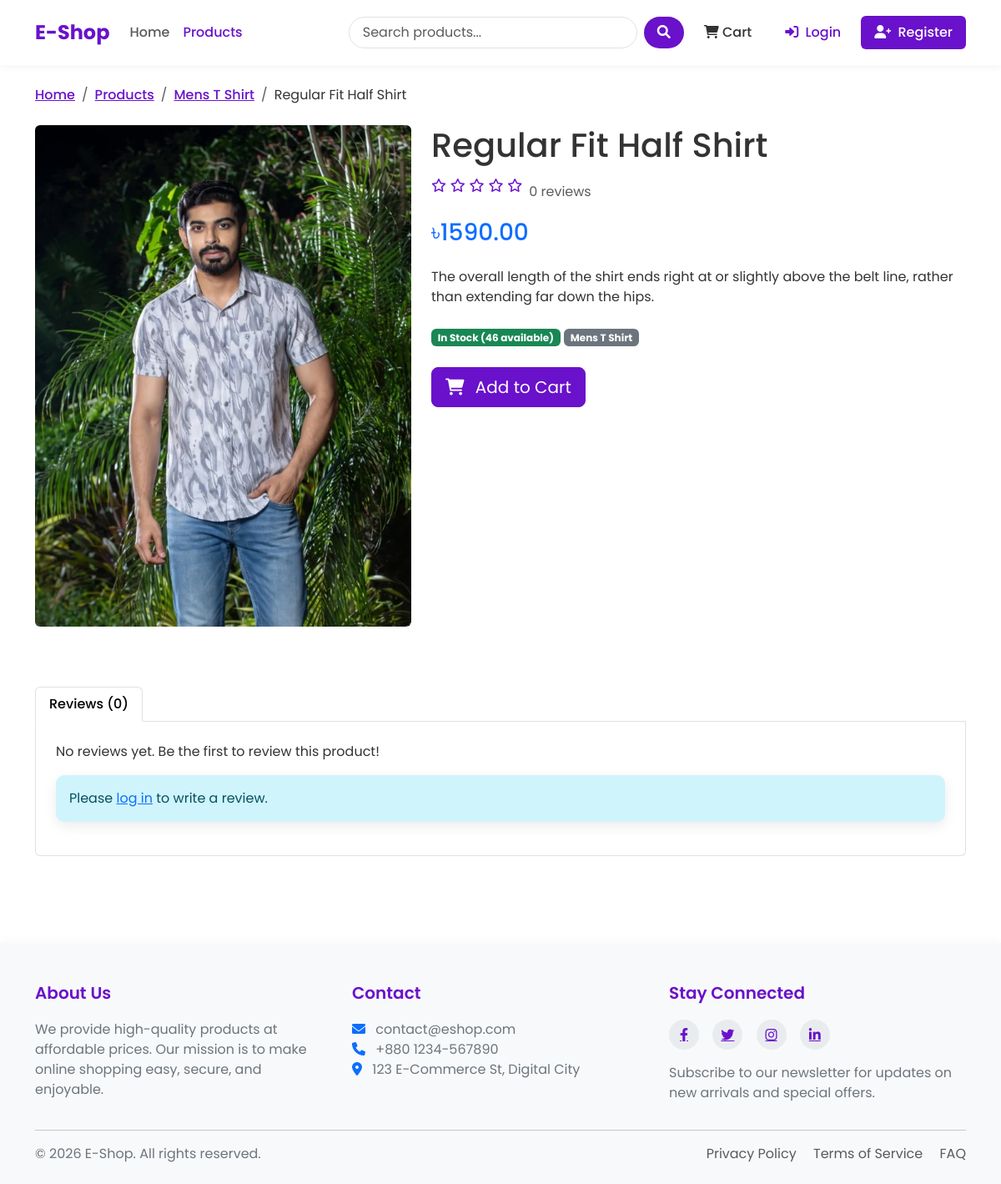
/products/detail/regular-fit-half-shirt/, run on the app's committed database.
### shop/models.py (models this page shows, shortened)
class Product(models.Model):
     name = models.CharField(max_length=100)
     slug = models.SlugField(max_length=100,unique=True)
     category = models.ForeignKey(Category,on_delete=models.CASCADE,related_name='products')
     description = models.TextField()
     price = models.DecimalField(max_digits=10,decimal_places=2)
     stock = models.PositiveBigIntegerField(default=1)
     available = models.BooleanField(default=True)
     created = models.DateTimeField(auto_now_add=True)
     updated = models.DateTimeField(auto_now=True)
     image = models.ImageField(upload_to='products/%Y/%m/%d')
     def average_rating(self):
            ratings = self.ratings.all()
            if ratings.count() > 0:
                return sum([rating.rating for rating in ratings])/ratings.count()
            return 0

class Category(models.Model):
      name = models.CharField(max_length=100)
      slug = models.SlugField(max_length=100,unique=True)
      description = models.TextField(blank=True)
      class Meta:
            verbose_name_plural = 'categories'

### shop/views.py (the view)
# urls.py: path('products/detail/<slug:slug>/', views.product_detail, name = 'product_detail'),
def product_detail(request,slug):
    product = get_object_or_404(models.Product,slug=slug,available=True)
    related_products = models.Product.objects.filter(category = product.category).exclude(id=product.id)
    user_rating = None
    if request.user.is_authenticated:
        try:
            user_rating = models.Rating.objects.get(product=product,user=request.user)
        except models.Rating.DoesNotExist:
              pass
    rating_form = RatingForm(instance=user_rating)
    return render(request,'shop/product_detail.html',{
        'product':product,
        'related_products':related_products,
        'user_rating':user_rating,
        'rating_form':rating_form
    })

### shop/forms.py
class RatingForm(forms.ModelForm):
    class Meta:
        model = Rating
        fields = ['rating','comment']
        widgets = {
            'rating': forms.Select(choices=[(i, i) for i in range(1, 6)]),
            'comment': forms.Textarea(attrs={'rows': 4})
        }

### shop/context_processors.py (called while the page is built)
def cart_items_count(request):
    if request.user.is_authenticated:
       try:
           cart = Cart.objects.get(user=request.user)
           return {'cart_items_count' : cart.cart_items_count}
       except Cart.DoesNotExist:
           {'cart_items_count':0}
    return {'cart_items_count':0}

### shop/templates/shop/product_detail.html (shortened to what this page needs)
{% extends 'base.html' %}
{% block content %}
<nav aria-label="breadcrumb">
    <ol class="breadcrumb">
        <li class="breadcrumb-item"><a href="{% url 'home' %}">Home</a></li>
        <li class="breadcrumb-item"><a href="{% url 'product_list' %}">Products</a></li>
        <li class="breadcrumb-item"><a href="{% url 'product_list_by_category' product.category.slug %}">{{ product.category.name }}</a></li>
        <li class="breadcrumb-item active" aria-current="page">{{ product.name }}</li>
    </ol>
</nav>
<div class="row">
    <div class="col-md-5 mb-4">
        {% if product.image %}
        <img src="{{ product.image.url }}" class="img-fluid rounded" alt="{{ product.name }}">
        {% else %}
        <div class="bg-light text-center p-5 rounded">
            <i class="fas fa-image fa-5x text-muted"></i>
        </div>
        {% endif %}
    </div>
    <div class="col-md-7">
        <h1 class="mb-3">{{ product.name }}</h1>
        <div class="d-flex align-items-center mb-3">
            <div class="rating me-2">
                {% for i in "12345" %}
                {% if forloop.counter <= product.average_rating %}
                <i class="fas fa-star"></i>
                {% else %}
                <i class="far fa-star"></i>
                {% endif %}
                {% endfor %}
            </div>
            <span class="text-muted">{{ product.ratings.count }} review{{ product.ratings.count|pluralize }}</span>
        </div>
        <h2 class="h3 text-primary mb-4">৳{{ product.price }}</h2>
        <p class="mb-4">{{ product.description }}</p>
        <div class="mb-4">
            <span class="badge bg-{% if product.stock > 0 %}success{% else %}danger{% endif %}">
                {% if product.stock > 0 %}In Stock ({{ product.stock }} available){% else %}Out of Stock{% endif %}
            </span>
            <span class="badge bg-secondary">{{ product.category.name }}</span>
        </div>
        {% if product.stock > 0 %}
        <form action="{% url 'cart_add' product.id %}" method="post" class="mb-4">
            <button type="submit" class="btn btn-primary btn-lg">
                <i class="fas fa-shopping-cart me-2"></i> Add to Cart
            </button>
        </form>
        {% endif %}
    </div>
</div>
<div class="row mt-5">
    <div class="col-12">
        <ul class="nav nav-tabs" id="productTabs" role="tablist">
            <li class="nav-item" role="presentation">
                <button class="nav-link active" id="reviews-tab" data-bs-toggle="tab" data-bs-target="#reviews"
                        type="button" role="tab" aria-controls="reviews" aria-selected="true">
                    Reviews ({{ product.ratings.count }})
                </button>
            </li>
        </ul>
        <div class="tab-content p-4 border border-top-0 rounded-bottom" id="productTabsContent">
            <div class="tab-pane fade show active" id="reviews" role="tabpanel" aria-labelledby="reviews-tab">
                {% if product.ratings.count > 0 %}
                <div class="mb-4">
                    <h4>Customer Reviews</h4>
                    {% for rating in product.ratings.all %}
                    <div class="card mb-3">
                        <div class="card-body">
                            <div class="d-flex justify-content-between align-items-center mb-2">
                                <h5 class="mb-0">{{ rating.user.username }}</h5>
                                <div class="rating">
                                    {% for i in "12345" %}
                                    {% if forloop.counter <= rating.rating %}
                                    <i class="fas fa-star"></i>
                                    {% else %}
                                    <i class="far fa-star"></i>
                                    {% endif %}
                                    {% endfor %}
                                </div>
                            </div>
                            <p class="text-muted small mb-2">{{ rating.created|date:"F d, Y" }}</p>
                            <p class="mb-0">{{ rating.comment }}</p>
                        </div>
                    </div>
                    {% endfor %}
                </div>
                {% else %}
                <p>No reviews yet. Be the first to review this product!</p>
                {% endif %}
                {% if user.is_authenticated %}
                    {% if user_rating %}
                    <h4>Your Review</h4>
                    <div class="card mb-3">
                        <div class="card-body">
                            <div class="d-flex justify-content-between align-items-center mb-2">
                                <div class="rating">
                                    {% for i in "12345" %}
                                    {% if forloop.counter <= user_rating.rating %}
                                    <i class="fas fa-star"></i>
                                    {% else %}
                                    <i class="far fa-star"></i>
                                    {% endif %}
                                    {% endfor %}
                                </div>
                                <a href="{% url 'rate_product' product.id %}" class="btn btn-sm btn-outline-primary">
                                    Edit Review
                                </a>
                            </div>
                            <p class="mb-0">{{ user_rating.comment }}</p>
                        </div>
                    </div>
                    {% else %}
                    <div class="card">
                        <div class="card-body">
                            <h4>Write a Review</h4>
                            <p>Have you purchased this product? Share your thoughts with other customers!</p>
                            <a href="{% url 'rate_product' product.id %}" class="btn btn-primary">Write a Review</a>
                        </div>
                    </div>
                    {% endif %}
                {% else %}
                <div class="alert alert-info">
                    Please <a href="{% url 'login' %}?next={{ request.path }}">log in</a> to write a review.
                </div>
                {% endif %}
            </div>
        </div>
    </div>
</div>
{% endblock %}

### shop/templates/shop/product_detail.html (style rules this page uses)
.breadcrumb-item a { color: var(--primary-color); font-weight: 500; }
.breadcrumb-item.active { color: var(--text-color); }
.breadcrumb { background-color: transparent; padding: 0; margin-bottom: 1.5rem; }
.rating { display: flex; align-items: center; gap: 0.3rem; margin-bottom: 1rem; }
.rating i { color: var(--primary-color); }

### templates/base.html (style rules this page uses)
:root { --primary-color: #6a11cb; --primary-dark: #5a0cb8; --primary-light: #7c4ddb; --secondary-color: #2575fc; --text-color: #333333; --text-light: #6c757d; --bg-light: #f8f9fa; --border-radius: 10px; --box-shadow: 0 5px 15px rgba(0,0,0,0.08); }
body { font-family: 'Poppins', sans-serif; color: var(--text-color); display: flex; flex-direction: column; min-height: 100vh; }
.nav-link { font-weight: 500; padding: 0.5rem 1rem; transition: all 0.3s ease; }
.rating { color: #ffc107; }
.btn-primary { background-color: var(--primary-color); border-color: var(--primary-color); }
.alert { border-radius: var(--border-radius); box-shadow: var(--box-shadow); border: none; }

### data on the page
Product: category.name "Mens T Shirt", name "Regular Fit Half Shirt", image (picture), ratings.count "0", price "1590.00", description "The overall length of the shirt ends right at or slightly above the belt line, rather than extending far down the hips.", stock "46"
